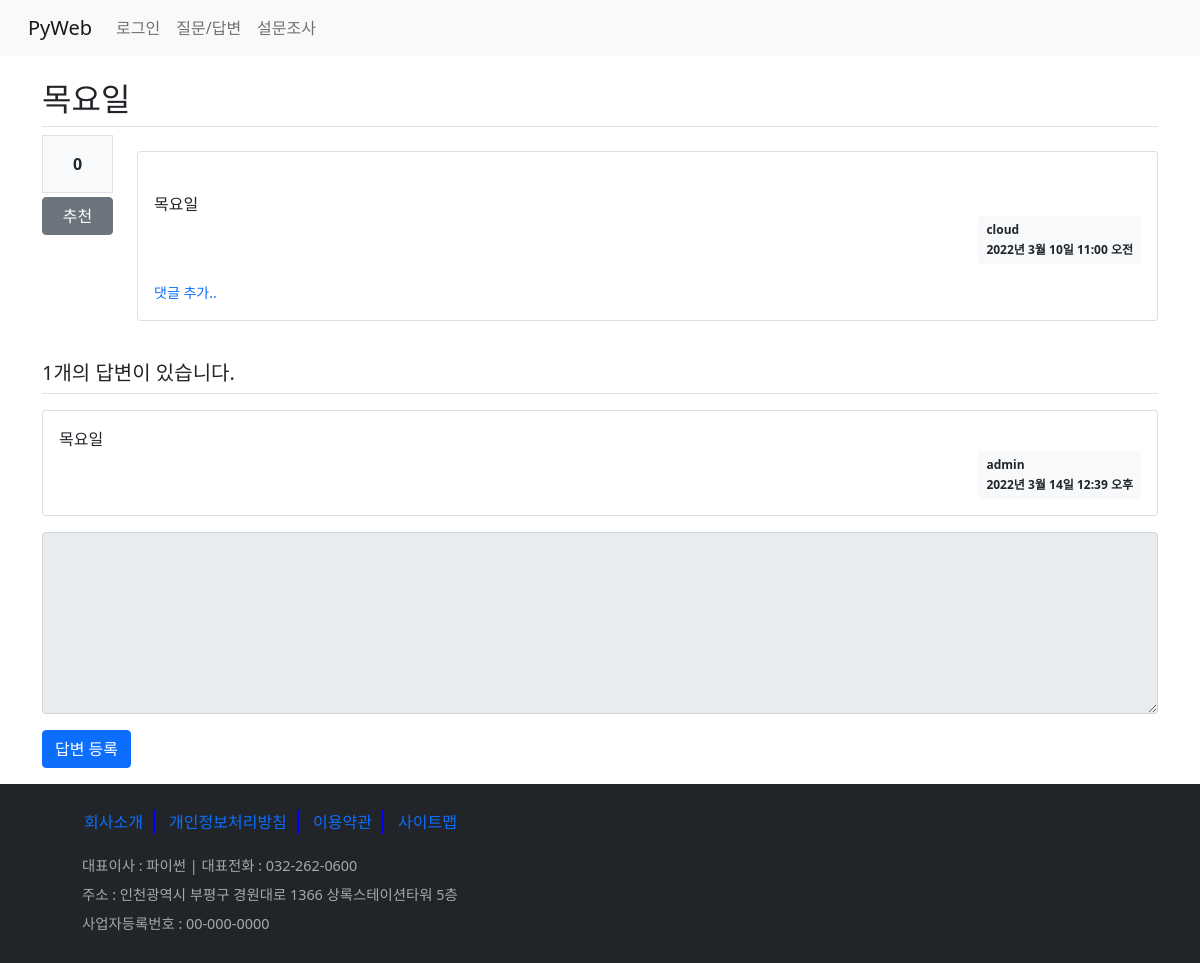
The page /board/24/ on the database as committed earlier.
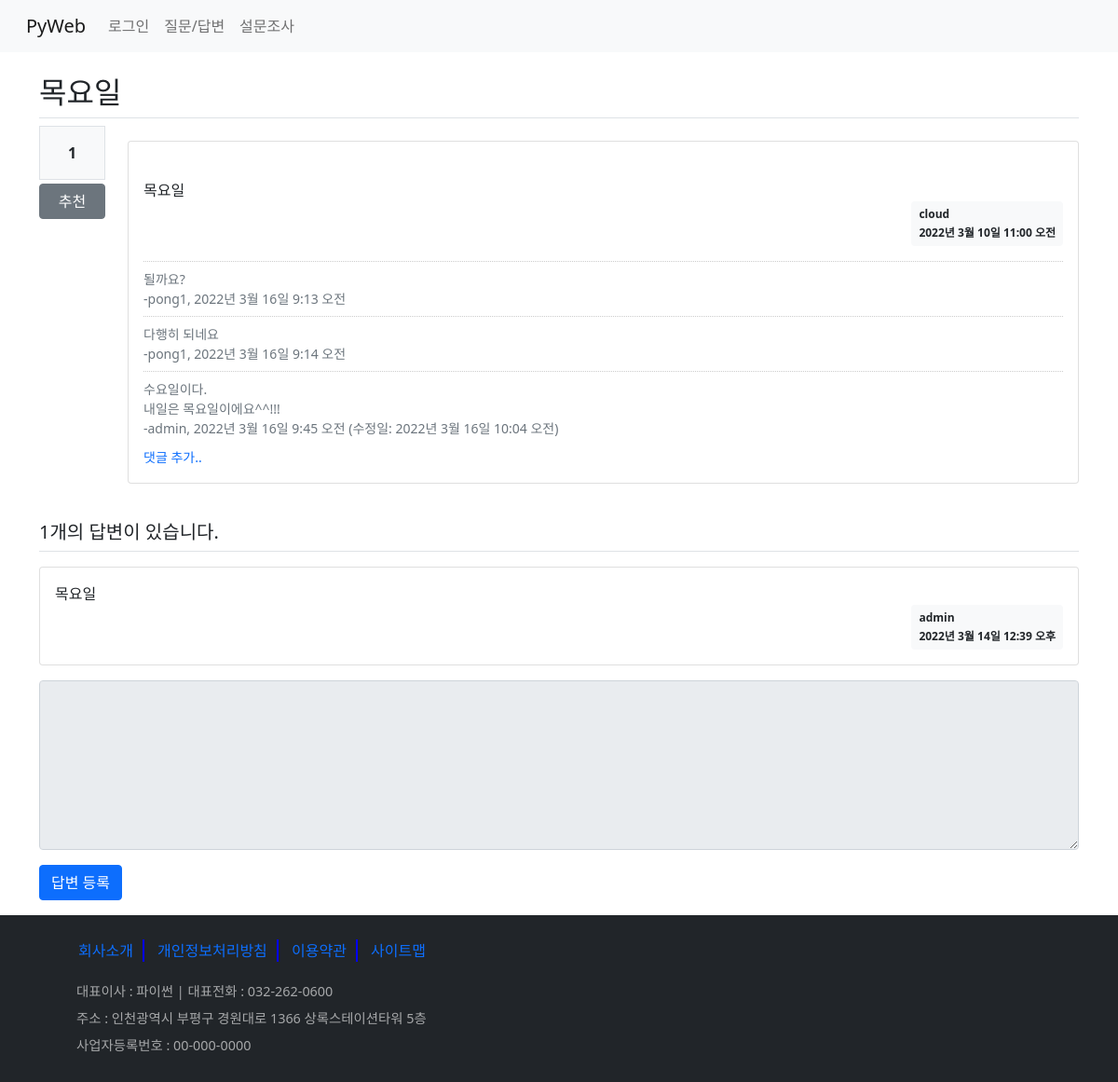
The same page on the database as committed later.
### board/models.py (models this page shows, shortened)
class Question(models.Model):
    subject = models.CharField(max_length=200)
    content = models.TextField()
    create_date = models.DateTimeField()        # not null
    modify_date = models.DateTimeField(null=True, blank=True) # db에서 null 허용, blank 폼 데이터
    author = models.ForeignKey(User, on_delete=models.CASCADE, related_name='author_question') # user의 username와 외래키 설
    voter = models.ManyToManyField(User, related_name='voter_question')    # 추천수 - 다대다 관계

class Answer(models.Model):
    content = models.TextField()
    create_date = models.DateTimeField()
    modify_date = models.DateTimeField(null=True, blank=True)
    question = models.ForeignKey(Question, on_delete=models.CASCADE)
    author = models.ForeignKey(User, on_delete=models.CASCADE)

class Comment(models.Model):
    content = models.TextField()    # 댓글 내용
    create_date = models.DateTimeField()    # 댓글 작성일
    modify_date = models.DateTimeField(null=True, blank=True)   # 댓글 수정일
    author = models.ForeignKey(User, on_delete=models.CASCADE)  # 외래키 - 댓글 글쓴이
    question = models.ForeignKey(Question, null=True, blank=True,
                                 on_delete=models.CASCADE)  # 댓글이 달린 질문
    answer = models.ForeignKey(Answer, null=True, blank=True,
                               on_delete=models.CASCADE) # 댓글이 달린 답변

### board/views/base_views.py (the view)
# urls.py: path('<int:question_id>/', base_views.detail, name='detail'), #127.0.0.1:8000/board/1/
def detail(request, question_id):
    question = get_object_or_404(Question, pk=question_id)  #url경로 오류 처리
    context = {'question':question}
    return render(request, 'board/detail.html', context)

### templates/board/detail.html (shortened to what this page needs)
{% extends 'base.html' %}
{% block content %}
    <div class="container my-3">
       <h2 class="border-bottom py-2">{{ question.subject }}</h2>
        <div class="row">
            <div class="col-1">
                <div class="bg-light text-center border p-3 font-weight-bolder">
                     {{ question.voter.count }}
                </div>
                <a href="#" data-uri="{% url 'board:vote_question' question.id %}"
                   class="recommend btn btn-secondary btn-block my-1">추천</a>
            </div>
            <div class="col-11">
                <div class="card my-3">
                    <div class="card-body">
                        <div class="card-text" style="white-space:pre-line">
                            {{ question.content }}
                        </div>
                        <div class="d-flex justify-content-end">
                            <div class="badge badge-light text-dark p-2 text-left">
                                <div class="mb-2">{{ question.author }}</div>
                                <div>{{ question.create_date }}</div>
                            </div>
                        </div>
                          <div class="mt-3">
                            {% for comment in question.comment_set.all %}
                            <div class="comment text-muted py-2 small">
                                <span style="white-space:pre-line;">{{ comment.content }}</span><br>
                                <span>
                                    -{{ comment.author }}, {{ comment.create_date }}
                                    {% if comment.modify_date %}
                                        (수정일: {{ comment.modify_date }})
                                    {% endif %}
                                </span>
                            </div>
                            {% endfor %}
                        </div>
                        <div>
                            <a href="{% url 'board:comment_create_question' question.id %}"
                                class="text-decoration-none small">댓글 추가..</a>
                        </div>
                    </div>
                </div>
            </div>
        </div>
        <h5 class="border-bottom my-3 py-2">
            {{ question.answer_set.count }}개의 답변이 있습니다.
        </h5>
        {% for answer in question.answer_set.all %}
        <div class="card my-3">
            <div class="card-body">
                <div class="card-text" style="white-space:pre-line">{{ answer.content }}</div>
                <div class="d-flex justify-content-end">
                    <div class="badge badge-light badge text-dark p-2 text-left">
                        <div class="mb-2">{{ answer.author }}</div>
                        <div>{{ answer.create_date }}</div>
                    </div>
                </div>
            </div>
        </div>
        {% endfor %}
        <form action="{% url 'board:answer_create' question.id %}" method="post">
          <div class="form-group">
              <textarea name="content" rows="7" cols="60" class="form-control"
                        {% if not user.is_authenticated %} disabled {% endif %}></textarea>
          </div>
          <input type="submit" value="답변 등록" class="btn btn-primary">
      </form>
    </div>
{% endblock %}

### templates/base.html (shortened to what this page needs)
<!DOCTYPE html>
{% load static %}
<html lang="ko">
<head>
    <link rel="stylesheet" href="{% static 'board/css/bootstrap.css/' %}">
    <link rel="stylesheet" href="{% static 'board/css/style.css/' %}">
    <link href="https://cdn.jsdelivr.net/npm/bootstrap@5.1.3/dist/css/bootstrap.min.css"
          rel="stylesheet"
>
</head>
<body>
{% include 'navbar.html' %}
{% block content %}{% endblock %}
{% include 'footer.html' %}
</body>
</html>

### templates/navbar.html (shortened to what this page needs)
<nav class="navbar navbar-expand-lg navbar-light bg-light">
  <div class="container-fluid">
    <a class="navbar-brand" href="{% url 'board:index' %}">PyWeb</a>
    <div class="collapse navbar-collapse" id="navbarNav">
      <ul class="navbar-nav">
        <li class="nav-item">
          {% if user.is_authenticated %}
            <a class="nav-link" href="{% url 'common:logout_view' %}">({{ user.username }}님)로그아웃</a>
          {% else %}
            <a class="nav-link" href="{% url 'common:login_view' %}">로그인</a>
          {% endif %}
        </li>
        <li class="nav-item">
          <a class="nav-link" href="{% url 'board:boardlist' %}">질문/답변</a>
        </li>
        <li class="nav-item">
          <a class="nav-link" href="{% url 'polls:index' %}">설문조사</a>
        </li>
      </ul>
    </div>
  </div>
</nav>

### templates/footer.html
<footer class="bg-dark p-3">
    <div class="container">
        <ul class="menu">
            <li><a href="#">회사소개</a></li>
            <li><a href="#">개인정보처리방침</a></li>
            <li><a href="#">이용약관</a></li>
            <li><a href="#">사이트맵</a></li>
        </ul>
        <address>
            <p>대표이사 : 파이썬 | 대표전화 : 032-262-0600</p>
            <p>주소 : 인천광역시 부평구 경원대로 1366 상록스테이션타워 5층</p>
            <p>사업자등록번호 : 00-000-0000</p>
        </address>
    </div>
</footer>

### static/board/css/style.css (style rules this page uses)
.comment { border-top: 1px dotted #ccc; }
footer .menu { list-style: none; }
footer .menu li { display: inline-block; margin: 10px 0; border-right: 2px solid rgb(0, 0, 255); padding: 0 10px; }
footer .menu li:last-child { border: none; }
footer .menu li a { text-decoration: none; }
footer address p { color: #fff; margin-left: 40px; line-height: 0.9em; color: rgba(255, 255, 255, 0.6); font-size: 0.9em; }

Rows that differ between the two databases and show on the page:
computed for Question "목요일": voter.count "0" → "1"
added Comment: content "될까요?", author "pong1", create_date "2022년 3월 16일 9:13 오전"
added Comment: content "다행히 되네요", author "pong1", create_date "2022년 3월 16일 9:14 오전"
added Comment: content "수요일이다. 내일은 목요일이에요^^!!!", author "admin", create_date "2022년 3월 16일 9:45 오전", modify_date "2022년 3월 16일 10:04 오전"
